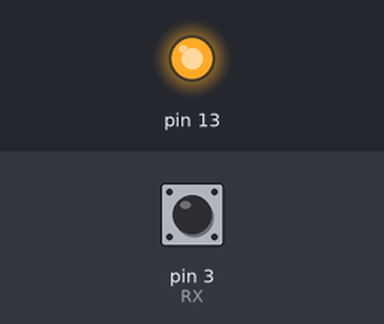
Bench run of a sketch on a simulated Arduino Uno, built with avr-gcc and run on an emulated ATmega328P. Parts: output pins drawn as LEDs (lit = HIGH). The test bench sets the inputs (shaded band); at power-on: pin 3 (RX) LOW.

Above: at 1.2 s.
1.3 s: pin 3 (RX) pulsed HIGH 2 times (0.12 s each, 0.3 s apart)
At 2.8 s:
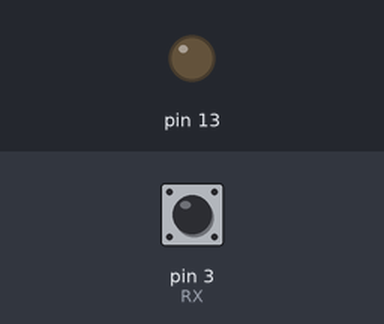
Timing chart, 0 to 4.3 s (numbered marks = the images above; inputs shaded):
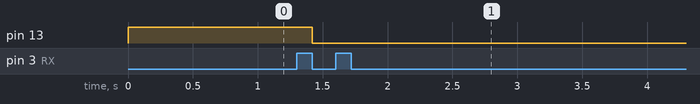

The sketch:

UNO_RX.ino
```cpp
int RX = 3;
int pin_state= 0;
unsigned long counter = 0;
unsigned long prev_counter = 0;
long DELAY = 0;
float freq = 0;


unsigned long previousMillis = 0;

void setup() {
  Serial.begin(9600);
  pinMode(RX,INPUT);
  pinMode(13,OUTPUT);
}

void loop() {

  unsigned long currentMillis = millis();
  if(currentMillis - previousMillis >= 100){

      previousMillis += 100;
      if(DELAY > 500 && DELAY < 2000)
      {
       Serial.println("Button2");
      }

      if(DELAY > 2500 && DELAY < 3500)
      {
       Serial.println("Button4");
      }


  }


 if(digitalRead(RX) && pin_state== 0)
 {
  pin_state=1;
  prev_counter = micros();
 }

 if(!digitalRead(RX) && pin_state== 1)
 {
  pin_state=0;
  counter = micros();
  DELAY = counter - prev_counter;
 }

  if(DELAY > 2500)
  {
    digitalWrite(13,LOW);
  }
  if(DELAY < 1000)
  {
    digitalWrite(13,HIGH);
  }


}
```

Measured:
- after the input at 1.3 s, pin 13: HIGH → LOW after 0.12 s
